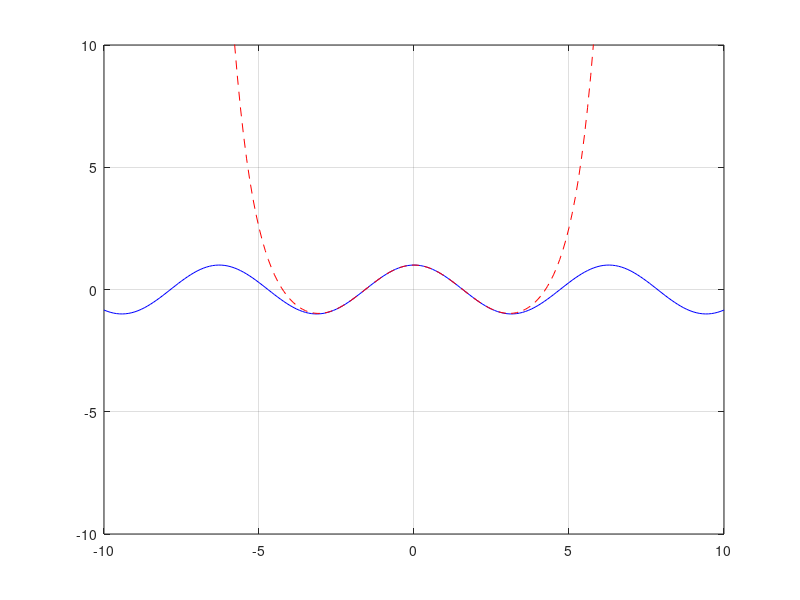

The MATLAB script that drew this image:
%%Valutazione del cos con Matlab/octave
%%Pol = 1 -x^2/2 +x^4/4! ..... taylor series of cos

clear all; close all; clc

%continous cos study
x=[-10:0.1:10];

cos_x=cos(x);
plot(x, cos_x, 'b')
axis([-10 10 -10 10])

grid on, hold on

%%taylor order 8 %%

P=[1/factorial(8) 0 -1/factorial(6) 0 1/factorial(4) 0 -1/factorial(2) 0 1]

Ty_cos=polyval(P,x)

plot(x,Ty_cos, '--r')

input('press enter to move on...')
